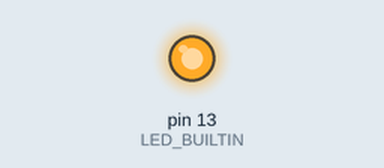
Recording of a sketch running on a simulated Arduino Uno, built with avr-gcc and run on an emulated ATmega328P. On the bench: output pins drawn as LEDs (lit = HIGH).

Above: at 0.2 s.
At 25.7 s:
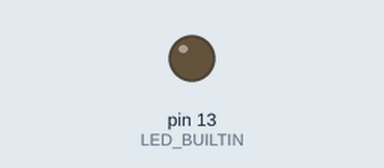
Timing chart, 0 to 29.3 s (numbered marks = the images above):
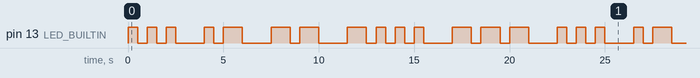

The sketch:

morse2.ino
```cpp
int shorttime = 500; //for dot in morse code
int longtime = 1000; // for dash in morse code

void setup() {
  // put your setup code here, to run once:
  pinMode(LED_BUILTIN, OUTPUT);
}

void led(int time){
  digitalWrite(LED_BUILTIN, HIGH);
  delay(time);  //depends if code is dot or dash
  digitalWrite(LED_BUILTIN, LOW);
  delay(shorttime); //short delay
}

void loop() {
  // put your main code here, to run repeatedly:
  //s
  led(shorttime);
  led(shorttime);
  led(shorttime);
  delay(longtime);

  //a
  led(shorttime);
  led(longtime);
  delay(longtime);

  //m
  led(longtime);
  led(longtime);
  delay(longtime);

  //b
  led(longtime);
  led(shorttime);
  led(shorttime);
  led(shorttime);
  delay(longtime);

  //o
  led(longtime);
  led(longtime);
  led(longtime);
  delay(longtime);

}
```

Measured:
- by itself, pin 13 (LED_BUILTIN): moves between LOW and HIGH, repeating every 22.5 s
- by itself, everything shown: repeats every 22.5 s, in 28 steps
